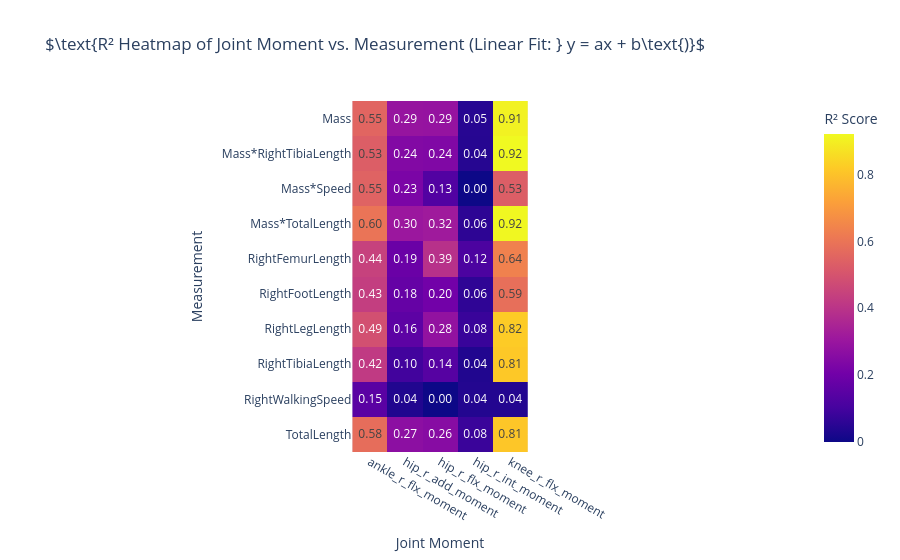

Write notebook code for a chart like this one.
### Markdown cell above
Plot heatmaps of R² values for each measurement-moment pair and fit type.

### Code cell
#| label: fig-lin-heatmap
linear_fit_pivot = fit_results.filter(pl.col("fit_type") == "Linear").to_pandas().pivot(
  index="measurement",
  columns="moment",
  values="r2",
)

fig = px.imshow(
  linear_fit_pivot,
  text_auto=".2f",
  labels=dict(x="Joint Moment", y="Measurement", color="R² Score"),
  title="R² Heatmap of Joint Moment vs. Measurement (Linear Fit: y = ax + b)"
)

fig.show()

### Figure 1 — Plotly figure (JSON) as saved in the notebook; plotly's stock layout.template omitted (floating-point values rounded to 4 significant figures)
{"data": [{"coloraxis": "coloraxis", "hovertemplate": "Joint Moment: %{x}<br>Measurement: %{y}<br>R² Score: %{z}<extra></extra>", "name": "0", "texttemplate": "%{z:.2f}", "type": "heatmap", "x": ["ankle_r_flx_moment", "hip_r_add_moment", "hip_r_flx_moment", "hip_r_int_moment", "knee_r_flx_moment"], "xaxis": "x", "y": ["Mass", "Mass*RightTibiaLength", "Mass*Speed", "Mass*TotalLength", "RightFemurLength", "RightFootLength", "RightLegLength", "RightTibiaLength", "RightWalkingSpeed", "TotalLength"], "yaxis": "y", "z": [[0.5548, 0.2928, 0.2892, 0.04731, 0.9068], [0.5317, 0.2427, 0.2393, 0.04451, 0.9213], [0.5471, 0.2255, 0.1309, 9.028e-06, 0.5319], [0.5987, 0.3049, 0.3159, 0.0573, 0.9178], [0.4435, 0.1872, 0.3915, 0.116, 0.6355], [0.4327, 0.175, 0.2041, 0.06179, 0.5853], [0.4903, 0.1562, 0.283, 0.07946, 0.8215], [0.419, 0.0953, 0.1387, 0.03546, 0.8144], [0.1487, 0.0359, 0.0003271, 0.03893, 0.04035], [0.5789, 0.2682, 0.2566, 0.08123, 0.8104]]}], "layout": {"coloraxis": {"colorbar": {"title": {"text": "R² Score"}}, "colorscale": [[0, "#0d0887"], [0.1111, "#46039f"], [0.2222, "#7201a8"], [0.3333, "#9c179e"], [0.4444, "#bd3786"], [0.5556, "#d8576b"], [0.6667, "#ed7953"], [0.7778, "#fb9f3a"], [0.8889, "#fdca26"], [1, "#f0f921"]]}, "title": {"text": "$\\text{R² Heatmap of Joint Moment vs. Measurement (Linear Fit: } y = ax + b\\text{)}$"}, "xaxis": {"anchor": "y", "constrain": "domain", "domain": [0, 1], "scaleanchor": "y", "title": {"text": "Joint Moment"}}, "yaxis": {"anchor": "x", "autorange": "reversed", "constrain": "domain", "domain": [0, 1], "title": {"text": "Measurement"}}}}
